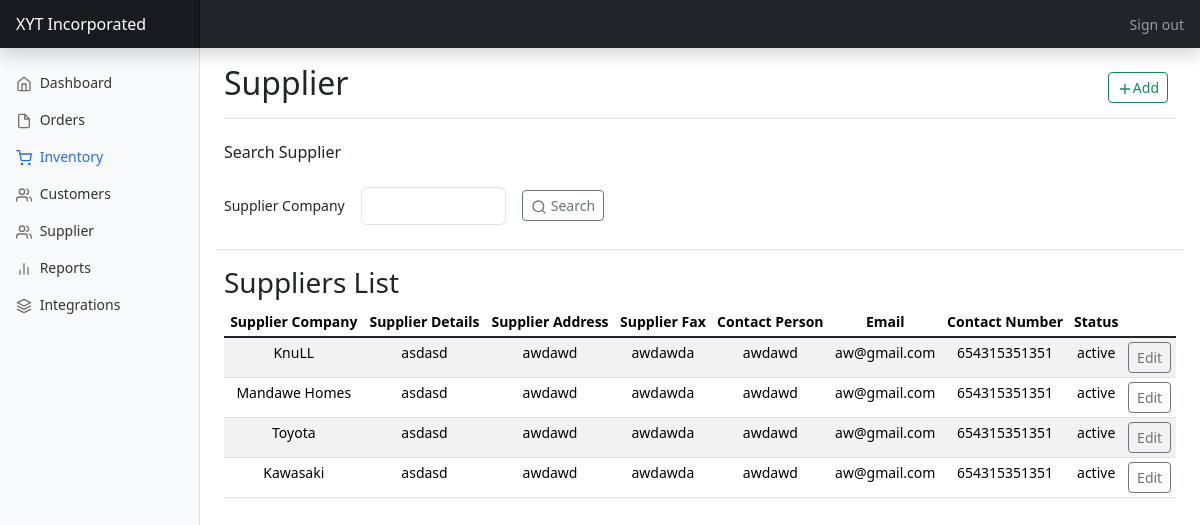
/Inventory/supplier.php, run on the app's committed database.
### tables this page shows
CREATE TABLE `supplier` (
  `Supplier_ID` int(11) NOT NULL,
  `supplier_company` varchar(255) NOT NULL,
  `supplier_detail` varchar(255) NOT NULL,
  `supplier_address` varchar(255) NOT NULL,
  `supplier_fax` varchar(255) NOT NULL,
  `contact_person` varchar(255) NOT NULL,
  `contact_email` varchar(255) NOT NULL,
  `contact_number` varchar(255) NOT NULL,
  `Status` varchar(255) NOT NULL
);

### Inventory/supplier.php (the view, shortened to what this page needs)
<?php include('supplierconnection.php');
?>
<!doctype html>
<html lang="en">
  <head>
<link href="https://cdn.jsdelivr.net/npm/bootstrap@5.1.3/dist/css/bootstrap.min.css" rel="stylesheet">
<link href="../assets/dist/css/bootstrap.min.css" rel="stylesheet">
    <link href="dashboard.css" rel="stylesheet">
  </head>
  <body>
<header class="navbar navbar-dark sticky-top bg-dark flex-md-nowrap p-0 shadow">
  <a class="navbar-brand col-md-3 col-lg-2 me-0 px-3" href="#">XYT Incorporated</a>
  <div class="navbar-nav">
    <div class="nav-item text-nowrap">
      <a class="nav-link px-3" href="../sign-in/index.php">Sign out</a>
    </div>
  </div>
</header>
<div class="container-fluid">
  <div class="row">
    <nav id="sidebarMenu" class="col-md-2 col-lg-2 d-md-block bg-light sidebar collapse">
      <div class="position-sticky pt-3">
        <ul class="nav flex-column">
          <li class="nav-item">
            <a class="nav-link" aria-current="page" href="#">
              <span data-feather="home"></span>
              Dashboard
            </a>
          </li>
          <li class="nav-item">
            <a class="nav-link" href="../Order/index.html">
              <span data-feather="file"></span>
              Orders
            </a>
          </li>
          <li class="nav-item">
            <a class="nav-link active" href="../Inventory/index.php">
              <span data-feather="shopping-cart"></span>
              Inventory
            </a>
          </li>
          <li class="nav-item">
            <a class="nav-link" href="#">
              <span data-feather="users"></span>
              Customers
            </a>
          </li>
          <li class="nav-item">
            <a class="nav-link" href="../Inventory/supplier.php">
              <span data-feather="users"></span>
              Supplier
            </a>
          </li>
          <li class="nav-item">
            <a class="nav-link" href="#">
              <span data-feather="bar-chart-2"></span>
              Reports
            </a>
          </li>
          <li class="nav-item">
            <a class="nav-link" href="#">
              <span data-feather="layers"></span>
              Integrations
            </a>
          </li>
        </ul>
      </div>
    </nav>
    <main class="col-md-9 ms-sm-auto col-lg-10 px-md-4">
      <div class="d-flex justify-content-between flex-wrap flex-md-nowrap align-items-center pt-3 pb-2 mb-3 border-bottom">
        <h1 class="h2 text-bold">Supplier</h1>
        <div class="btn-toolbar mb-2 mb-md-0">
          <div class="btn-group me-2">
            <button type="button" class="btn btn-sm btn-outline-success" data-toggle="modal" data-target="#exampleModalLong">
              <span data-feather="plus"></span>Add</button>
          </div>
        </div>
      </div>
      <form method="POST" action="supplier.php">
      <div class="row g-3 align-items-center pt-2 pb-4 border-bottom ">
        <h6>Search Supplier</h6>
        <div class="col-auto">
          <label for="inputPassword6" class="col-form-label ">Supplier Company</label>
        </div>
        <div class="col-2">
          <input type="text" id="inputPassword6" class="form-control" aria-describedby="passwordHelpInline" name="supplier">
        </div>
        <div class="col align-self-center ">
          <button type="submit" class="btn btn-sm btn-outline-secondary" name="btn_search"><span data-feather="search"></span> Search</button>
        </div>
       </div>
      </form>
      <h3 class="pt-3">Suppliers List</h3>
      <div class="table-responsive">
        <table class="table table-striped table-sm text-center">
          <thead>
            <tr>
              <th scope="col">Supplier Company</th>
              <th scope="col">Supplier Details</th>
              <th scope="col">Supplier Address</th>
              <th scope="col">Supplier Fax</th>
              <th scope="col">Contact Person</th>
              <th scope="col">Email</th>
              <th scope="col">Contact Number</th>
              <th scope="col">Status</th>
            </tr>
          </thead>
          <tbody>
            <?php
              $result = mysqli_query($db,"select * from supplier where Status = 'active'");
            while($row = mysqli_fetch_array($result)){ ?>
            <tr>
              <td><?php echo $row['supplier_company']?></td>
              <td><?php echo $row['supplier_detail']?></td>
              <td><?php echo $row['supplier_address']?></td>
              <td><?php echo $row['supplier_fax']?></td>
              <td><?php echo $row['contact_person']?></td>
              <td><?php echo $row['contact_email']?></td>
              <td><?php echo $row['contact_number']?></td>
              <td><?php echo $row['Status']?></td>
              <td><button type="button" class="btn btn-sm btn-outline-secondary btn_edit" data-toggle="modal" data-target="#EditingSupplierModal">Edit</button></td>
            </tr>
            <?php }
             ?>
          </tbody>
        </table>
      </div>
    </main>
 </div>
</div>
    </body>
</html>

### Inventory/dashboard.css (style rules this page uses)
body { font-size: .875rem; }
.feather { width: 16px; height: 16px; vertical-align: text-bottom; }
.sidebar { position: fixed; top: 0; bottom: 0; left: 0; z-index: 100; padding: 48px 0 0; box-shadow: inset -1px 0 0 rgba(0, 0, 0, .1); }
.sidebar .nav-link { font-weight: 500; color: #333; }
.sidebar .nav-link .feather { margin-right: 4px; color: #727272; }
.sidebar .nav-link.active { color: #2470dc; }
.sidebar .nav-link:hover .feather, .sidebar .nav-link.active .feather { color: inherit; }
.navbar-brand { padding-top: .75rem; padding-bottom: .75rem; font-size: 1rem; background-color: rgba(0, 0, 0, .25); box-shadow: inset -1px 0 0 rgba(0, 0, 0, .25); }

### data on the page
supplier: supplier_company "KnuLL", supplier_detail "asdasd", supplier_address "awdawd", supplier_fax "awdawda", contact_person "awdawd", contact_email "aw@gmail.com", contact_number "654315351351", Status "active"
supplier: supplier_company "Mandawe Homes", supplier_detail "asdasd", supplier_address "awdawd", supplier_fax "awdawda", contact_person "awdawd", contact_email "aw@gmail.com", contact_number "654315351351", Status "active"
supplier: supplier_company "Toyota", supplier_detail "asdasd", supplier_address "awdawd", supplier_fax "awdawda", contact_person "awdawd", contact_email "aw@gmail.com", contact_number "654315351351", Status "active"
supplier: supplier_company "Kawasaki", supplier_detail "asdasd", supplier_address "awdawd", supplier_fax "awdawda", contact_person "awdawd", contact_email "aw@gmail.com", contact_number "654315351351", Status "active"
